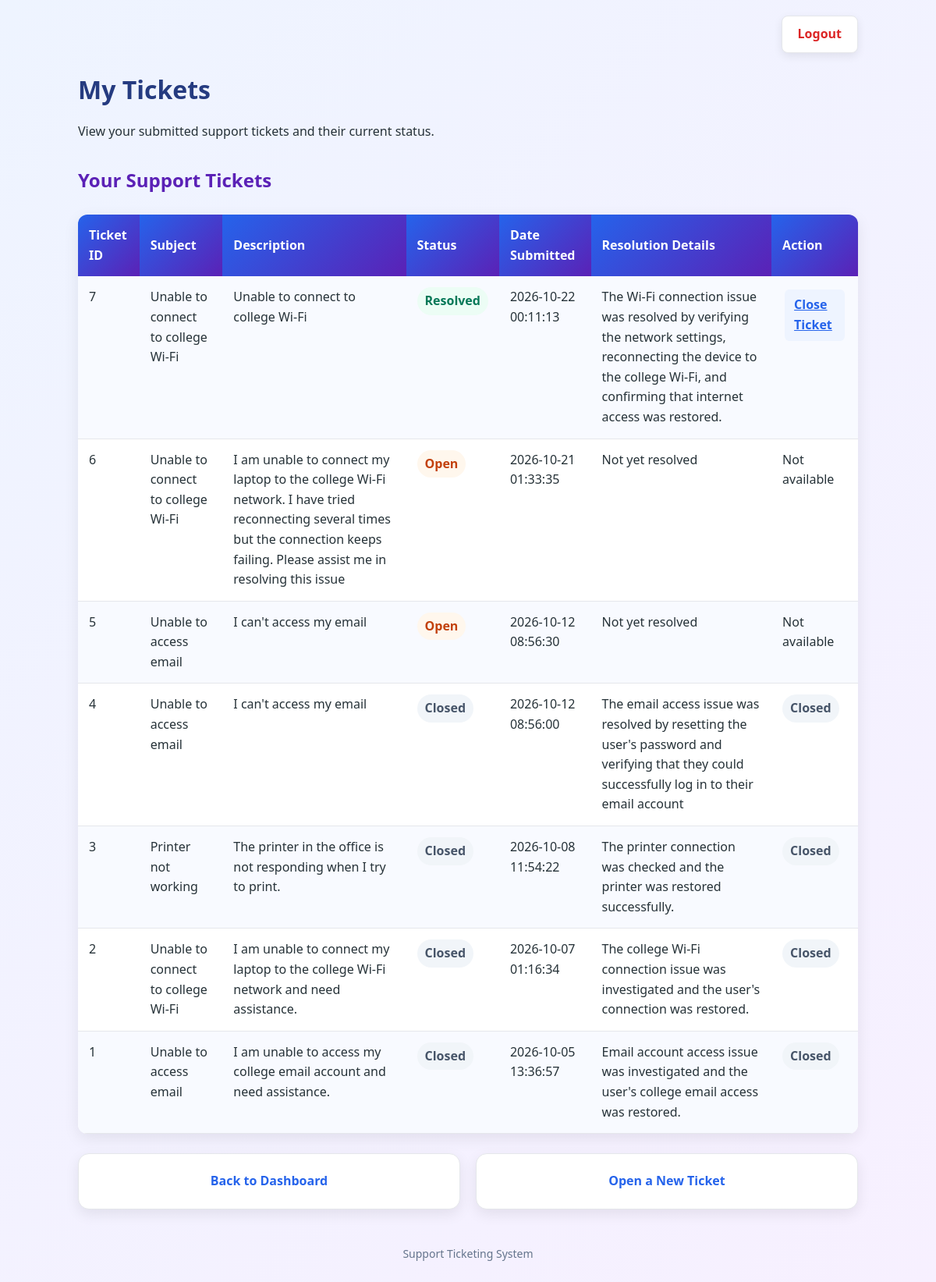
/my_tickets.php (signed in), run on the app's committed database.
### tables this page shows
CREATE TABLE `tickets` (
  `ticket_id` int NOT NULL,
  `user_id` int NOT NULL,
  `subject` varchar(150) NOT NULL,
  `description` text NOT NULL,
  `status` enum('Open','Resolved','Closed') NOT NULL DEFAULT 'Open',
  `date_submitted` datetime NOT NULL DEFAULT CURRENT_TIMESTAMP,
  `resolution_details` text,
  `resolved_by` int DEFAULT NULL,
  `support_level` int NOT NULL DEFAULT '1'
);

### html/my_tickets.php (the view, shortened to what this page needs)
<?php
require_once "config.php";
$user_id = $_SESSION['user_id'];
$sql = "SELECT ticket_id, subject, description, status, date_submitted, resolution_details
        FROM tickets
        WHERE user_id = ?
        ORDER BY date_submitted DESC";
$stmt = $conn->prepare($sql);
$stmt->bind_param("i", $user_id);
$stmt->execute();
$result = $stmt->get_result();
?>
<!DOCTYPE html>
<html lang="en">
<head>
    <link rel="stylesheet" href="style.css">
</head>
<body>
<div class="container">
    <div class="top-navigation">
        <a href="logout.php" class="top-logout">Logout</a>
    </div>
    <div class="dashboard-header">
        <h1>My Tickets</h1>
        <p>View your submitted support tickets and their current status.</p>
    </div>
    <?php if ($result->num_rows > 0): ?>
        <div class="ticket-table-card">
            <h2>Your Support Tickets</h2>
            <div class="table-wrapper">
               <table>
                    <tr>
                        <th>Ticket ID</th>
                        <th>Subject</th>
                        <th>Description</th>
                        <th>Status</th>
                        <th>Date Submitted</th>
                        <th>Resolution Details</th>
                        <th>Action</th>
                    </tr>
                    <?php while ($ticket = $result->fetch_assoc()): ?>
                        <tr>
                            <td>
                                <?php echo htmlspecialchars($ticket['ticket_id']); ?>
                            </td>
                            <td>
                                <?php echo htmlspecialchars($ticket['subject']); ?>
                            </td>
                            <td>
                                <?php echo htmlspecialchars($ticket['description']); ?>
                            </td>
                            <td>
                                <?php if ($ticket['status'] == 'Open'): ?>
                                    <span class="status-open">
                                        Open
                                    </span>
                                <?php elseif ($ticket['status'] == 'Resolved'): ?>
                                    <span class="status-resolved">
                                        Resolved
                                    </span>
                                <?php elseif ($ticket['status'] == 'Closed'): ?>
                                    <span class="status-closed">
                                        Closed
                                    </span>
                                <?php endif; ?>
                            </td>
                            <td>
                                <?php echo htmlspecialchars($ticket['date_submitted']); ?>
                            </td>
                            <td>
                                <?php
                                if ($ticket['resolution_details'] !== null) {
                                    echo htmlspecialchars($ticket['resolution_details']);
                                } else {
                                    echo "Not yet resolved";
                                }
                                ?>
                            </td>
                            <td>
                                <?php if ($ticket['status'] == 'Resolved'): ?>
                                    <a
                                        href="close_ticket.php?id=<?php echo $ticket['ticket_id']; ?>"
                                        class="action-link"
                                        onclick="return confirmCloseTicket();"
                                    >
                                        Close Ticket
                                    </a>
                                <?php elseif ($ticket['status'] == 'Closed'): ?>
                                    <span class="status-closed">
                                        Closed
                                    </span>
                                <?php else: ?>
                                    <span>
                                        Not available
                                    </span>
                                <?php endif; ?>
                            </td>
                        </tr>
                    <?php endwhile; ?>
                </table>
            </div>
        </div>
    <?php else: ?>
        <div class="info">
            <p>You have not submitted any tickets yet.</p>
        </div>
    <?php endif; ?>
    <div class="page-navigation">
        <a href="user_dashboard.php" class="secondary-link">
            Back to Dashboard
        </a>
        <a href="open_ticket.php" class="secondary-link">
            Open a New Ticket
        </a>
    </div>
    <div class="footer">
        <p>Support Ticketing System</p>
    </div>
</div>
</body>
</html>

### html/style.css (style rules this page uses)
* { box-sizing: border-box; }
body { font-family: "Segoe UI", Arial, Helvetica, sans-serif; margin: 0; background: linear-gradient(135deg, #eef4ff, #f7f0ff); color: #263238; line-height: 1.6; }
.container { width: 90%; max-width: 1000px; margin: 20px auto; }
h1 { color: #253b80; margin-bottom: 15px; }
h2 { color: #5b21b6; margin-top: 30px; margin-bottom: 15px; }
.page-navigation { display: flex; gap: 20px; margin-top: 25px; flex-wrap: wrap; }
.secondary-link { display: block; flex: 1; min-width: 220px; background: white; padding: 22px 25px; border-radius: 14px; border: 1px solid #e5e7eb; box-shadow: 0 6px 18px rgba(0, 0, 0, 0.08); color: #2563eb; text-decoration: none; font-weight: 600; text-align: center; transition: all 0.2s ease; }
table { width: 100%; border-collapse: collapse; margin-top: 25px; background: white; border-radius: 12px; overflow: hidden; box-shadow: 0 6px 20px rgba(0, 0, 0, 0.08); }
th { background: linear-gradient(135deg, #2563eb, #5b21b6); color: white; padding: 14px; text-align: left; font-weight: 600; }
td { padding: 14px; border-bottom: 1px solid #e5e7eb; vertical-align: top; }
tr:nth-child(even) { background-color: #f8faff; }
.status-open { display: inline-block; background: #fff7ed; color: #c2410c; padding: 5px 10px; border-radius: 20px; font-weight: 700; }
.status-resolved { display: inline-block; background: #ecfdf5; color: #047857; padding: 5px 10px; border-radius: 20px; font-weight: 700; }
.status-closed { display: inline-block; background: #f1f5f9; color: #475569; padding: 5px 10px; border-radius: 20px; font-weight: 700; }
.action-link { display: inline-block; padding: 7px 12px; margin: 3px; border-radius: 6px; background: #eef4ff; color: #2563eb; font-weight: 600; }
.footer { text-align: center; margin-top: 20px; padding: 12px; color: #64748b; font-size: 14px; }
.top-navigation { display: flex; justify-content: flex-end; margin-bottom: 15px; }
.top-logout { display: inline-block; padding: 10px 20px; border-radius: 8px; background: white; color: #dc2626; text-decoration: none; font-weight: 600; border: 1px solid #e5e7eb; box-shadow: 0 4px 12px rgba(0, 0, 0, 0.08); transition: all 0.2s ease; }

### data on the page
tickets: ticket_id "7", subject "Unable to connect to college Wi-Fi", description "Unable to connect to college Wi-Fi", status "Resolved", date_submitted "2026-10-22 00:11:13", resolution_details "The Wi-Fi connection issue was resolved by verifying the network settings, reconnecting the device to the college Wi-Fi, and confirming that internet access was restored."
tickets: ticket_id "6", subject "Unable to connect to college Wi-Fi", description "I am unable to connect my laptop to the college Wi-Fi network. I have tried reconnecting several times but the connection keeps failing. Please assist me in resolving this issue", status "Open", date_submitted "2026-10-21 01:33:35", shows "Not yet resolved"
tickets: ticket_id "5", subject "Unable to access email", description "I can't access my email", status "Open", date_submitted "2026-10-12 08:56:30", shows "Not yet resolved"
tickets: ticket_id "4", subject "Unable to access email", description "I can't access my email", status "Closed", date_submitted "2026-10-12 08:56:00", resolution_details "The email access issue was resolved by resetting the user's password and verifying that they could successfully log in to their email account"
tickets: ticket_id "3", subject "Printer not working", description "The printer in the office is not responding when I try to print.", status "Closed", date_submitted "2026-10-08 11:54:22", resolution_details "The printer connection was checked and the printer was restored successfully."
tickets: ticket_id "2", subject "Unable to connect to college Wi-Fi", description "I am unable to connect my laptop to the college Wi-Fi network and need assistance.", status "Closed", date_submitted "2026-10-07 01:16:34", resolution_details "The college Wi-Fi connection issue was investigated and the user's connection was restored."
tickets: ticket_id "1", subject "Unable to access email", description "I am unable to access my college email account and need assistance.", status "Closed", date_submitted "2026-10-05 13:36:57", resolution_details "Email account access issue was investigated and the user's college email access was restored."
